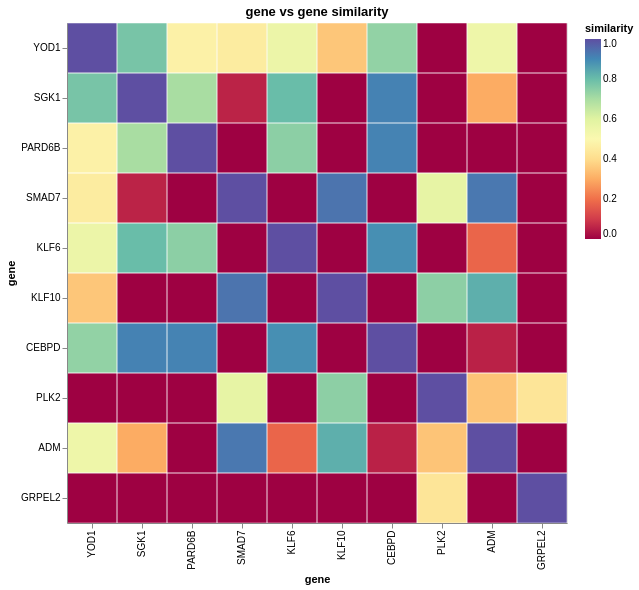

This figure's notebook cell:
### Code cell
df2 = data.similarities["gene_gene_sim_mean_ntr"]
plot_heatmap(df2, "gene")

### Figure 1 — Vega-Lite specification as saved in the notebook (floating-point values rounded to 4 significant figures)
{"config": {"view": {"continuousWidth": 300, "continuousHeight": 300}}, "layer": [{"mark": {"type": "rect"}, "encoding": {"color": {"field": "similarity", "legend": {"title": "similarity"}, "scale": {"domain": [0, 1], "scheme": "spectral"}, "type": "quantitative"}, "x": {"field": "index", "sort": null, "title": "gene", "type": "nominal"}, "y": {"field": "variable", "sort": null, "title": "gene", "type": "nominal"}}, "title": "gene vs gene similarity"}, {"mark": {"type": "rect", "fill": "transparent", "stroke": "white", "strokeWidth": 0.5}, "encoding": {"tooltip": [{"field": "index", "title": "gene x", "type": "nominal"}, {"field": "variable", "title": "gene y", "type": "nominal"}, {"field": "similarity", "format": ".3f", "title": "similarity", "type": "quantitative"}], "x": {"field": "index", "sort": null, "type": "nominal"}, "y": {"field": "variable", "sort": null, "type": "nominal"}}, "title": "gene vs gene similarity"}], "data": {"name": "data-82da8cc9e09235d0ce3da6711c71fb53"}, "height": {"step": 50}, "width": {"step": 50}, "$schema": "https://vega.github.io/schema/vega-lite/v6.1.0.json", "datasets": {"data-82da8cc9e09235d0ce3da6711c71fb53": [{"index": "YOD1", "variable": "YOD1", "similarity": 1.0}, {"index": "SGK1", "variable": "YOD1", "similarity": 0.7769}, {"index": "PARD6B", "variable": "YOD1", "similarity": 0.4748}, {"index": "SMAD7", "variable": "YOD1", "similarity": 0.4541}, {"index": "KLF6", "variable": "YOD1", "similarity": 0.5564}, {"index": "KLF10", "variable": "YOD1", "similarity": 0.3533}, {"index": "CEBPD", "variable": "YOD1", "similarity": 0.7357}, {"index": "PLK2", "variable": "YOD1", "similarity": 0.0}, {"index": "ADM", "variable": "YOD1", "similarity": 0.5469}, {"index": "GRPEL2", "variable": "YOD1", "similarity": 0.0}, {"index": "YOD1", "variable": "SGK1", "similarity": 0.7769}, {"index": "SGK1", "variable": "SGK1", "similarity": 1.0}, {"index": "PARD6B", "variable": "SGK1", "similarity": 0.7007}, {"index": "SMAD7", "variable": "SGK1", "similarity": 0.05748}, {"index": "KLF6", "variable": "SGK1", "similarity": 0.7995}, {"index": "KLF10", "variable": "SGK1", "similarity": 0.0}, {"index": "CEBPD", "variable": "SGK1", "similarity": 0.91}, {"index": "PLK2", "variable": "SGK1", "similarity": 0.0}, {"index": "ADM", "variable": "SGK1", "similarity": 0.2999}, {"index": "GRPEL2", "variable": "SGK1", "similarity": 0.0}, {"index": "YOD1", "variable": "PARD6B", "similarity": 0.4748}, {"index": "SGK1", "variable": "PARD6B", "similarity": 0.7007}, {"index": "PARD6B", "variable": "PARD6B", "similarity": 1.0}, {"index": "SMAD7", "variable": "PARD6B", "similarity": 0.0}, {"index": "KLF6", "variable": "PARD6B", "similarity": 0.7447}, {"index": "KLF10", "variable": "PARD6B", "similarity": 0.0}, {"index": "CEBPD", "variable": "PARD6B", "similarity": 0.9092}, {"index": "PLK2", "variable": "PARD6B", "similarity": 0.0}, {"index": "ADM", "variable": "PARD6B", "similarity": 0.0}, {"index": "GRPEL2", "variable": "PARD6B", "similarity": 0.0}, {"index": "YOD1", "variable": "SMAD7", "similarity": 0.4541}, {"index": "SGK1", "variable": "SMAD7", "similarity": 0.05748}, {"index": "PARD6B", "variable": "SMAD7", "similarity": 0.0}, {"index": "SMAD7", "variable": "SMAD7", "similarity": 1.0}, {"index": "KLF6", "variable": "SMAD7", "similarity": 0.0}, {"index": "KLF10", "variable": "SMAD7", "similarity": 0.9357}, {"index": "CEBPD", "variable": "SMAD7", "similarity": 0.0}, {"index": "PLK2", "variable": "SMAD7", "similarity": 0.5756}, {"index": "ADM", "variable": "SMAD7", "similarity": 0.9287}, {"index": "GRPEL2", "variable": "SMAD7", "similarity": 0.0}, {"index": "YOD1", "variable": "KLF6", "similarity": 0.5564}, {"index": "SGK1", "variable": "KLF6", "similarity": 0.7995}, {"index": "PARD6B", "variable": "KLF6", "similarity": 0.7447}, {"index": "SMAD7", "variable": "KLF6", "similarity": 0.0}, {"index": "KLF6", "variable": "KLF6", "similarity": 1.0}, {"index": "KLF10", "variable": "KLF6", "similarity": 0.0}, {"index": "CEBPD", "variable": "KLF6", "similarity": 0.8864}, {"index": "PLK2", "variable": "KLF6", "similarity": 0.0}, {"index": "ADM", "variable": "KLF6", "similarity": 0.1797}, {"index": "GRPEL2", "variable": "KLF6", "similarity": 0.0}, {"index": "YOD1", "variable": "KLF10", "similarity": 0.3533}, {"index": "SGK1", "variable": "KLF10", "similarity": 0.0}, {"index": "PARD6B", "variable": "KLF10", "similarity": 0.0}, {"index": "SMAD7", "variable": "KLF10", "similarity": 0.9357}, {"index": "KLF6", "variable": "KLF10", "similarity": 0.0}, {"index": "KLF10", "variable": "KLF10", "similarity": 1.0}, {"index": "CEBPD", "variable": "KLF10", "similarity": 0.0}, {"index": "PLK2", "variable": "KLF10", "similarity": 0.7444}, {"index": "ADM", "variable": "KLF10", "similarity": 0.827}, {"index": "GRPEL2", "variable": "KLF10", "similarity": 0.0}, {"index": "YOD1", "variable": "CEBPD", "similarity": 0.7357}, {"index": "SGK1", "variable": "CEBPD", "similarity": 0.91}, {"index": "PARD6B", "variable": "CEBPD", "similarity": 0.9092}, {"index": "SMAD7", "variable": "CEBPD", "similarity": 0.0}, {"index": "KLF6", "variable": "CEBPD", "similarity": 0.8864}, {"index": "KLF10", "variable": "CEBPD", "similarity": 0.0}, {"index": "CEBPD", "variable": "CEBPD", "similarity": 1.0}, {"index": "PLK2", "variable": "CEBPD", "similarity": 0.0}, {"index": "ADM", "variable": "CEBPD", "similarity": 0.05419}, {"index": "GRPEL2", "variable": "CEBPD", "similarity": 0.0}, {"index": "YOD1", "variable": "PLK2", "similarity": 0.0}, {"index": "SGK1", "variable": "PLK2", "similarity": 0.0}, {"index": "PARD6B", "variable": "PLK2", "similarity": 0.0}, {"index": "SMAD7", "variable": "PLK2", "similarity": 0.5756}, {"index": "KLF6", "variable": "PLK2", "similarity": 0.0}, {"index": "KLF10", "variable": "PLK2", "similarity": 0.7444}, {"index": "CEBPD", "variable": "PLK2", "similarity": 0.0}, {"index": "PLK2", "variable": "PLK2", "similarity": 1.0}, {"index": "ADM", "variable": "PLK2", "similarity": 0.3486}, {"index": "GRPEL2", "variable": "PLK2", "similarity": 0.4313}, {"index": "YOD1", "variable": "ADM", "similarity": 0.5469}, {"index": "SGK1", "variable": "ADM", "similarity": 0.2999}, {"index": "PARD6B", "variable": "ADM", "similarity": 0.0}, {"index": "SMAD7", "variable": "ADM", "similarity": 0.9287}, {"index": "KLF6", "variable": "ADM", "similarity": 0.1797}, {"index": "KLF10", "variable": "ADM", "similarity": 0.827}, {"index": "CEBPD", "variable": "ADM", "similarity": 0.05419}, {"index": "PLK2", "variable": "ADM", "similarity": 0.3486}, {"index": "ADM", "variable": "ADM", "similarity": 1.0}, {"index": "GRPEL2", "variable": "ADM", "similarity": 0.0}, {"index": "YOD1", "variable": "GRPEL2", "similarity": 0.0}, {"index": "SGK1", "variable": "GRPEL2", "similarity": 0.0}, {"index": "PARD6B", "variable": "GRPEL2", "similarity": 0.0}, {"index": "SMAD7", "variable": "GRPEL2", "similarity": 0.0}, {"index": "KLF6", "variable": "GRPEL2", "similarity": 0.0}, {"index": "KLF10", "variable": "GRPEL2", "similarity": 0.0}, {"index": "CEBPD", "variable": "GRPEL2", "similarity": 0.0}, {"index": "PLK2", "variable": "GRPEL2", "similarity": 0.4313}, {"index": "ADM", "variable": "GRPEL2", "similarity": 0.0}, {"index": "GRPEL2", "variable": "GRPEL2", "similarity": 1.0}]}}
